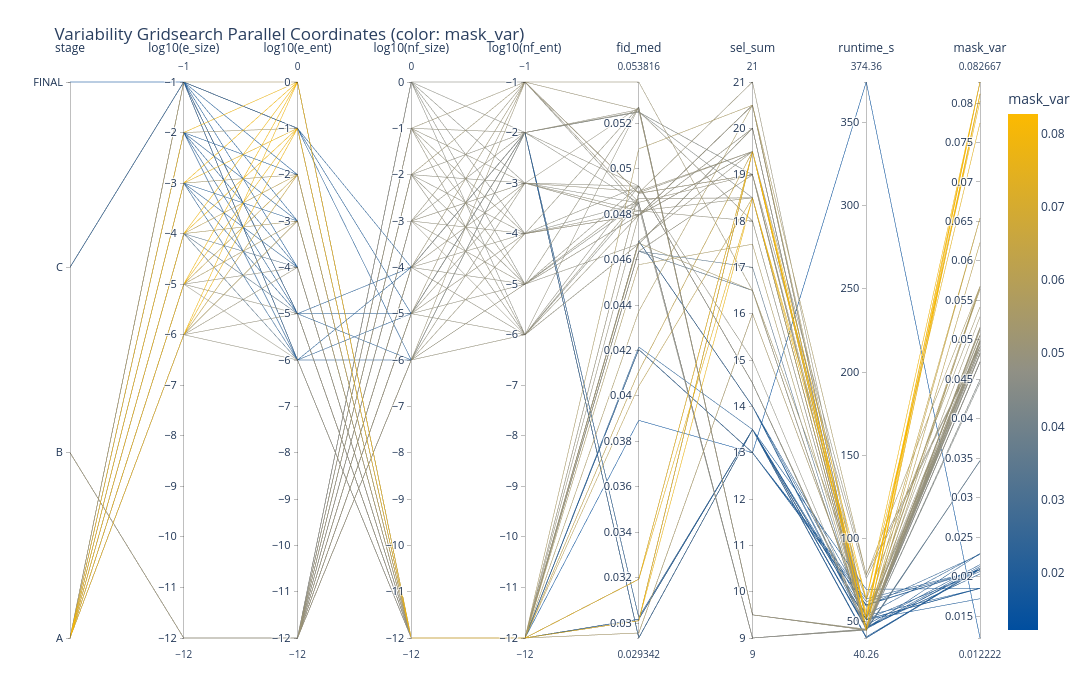

Notebook code for this chart:
### Markdown cell above
### Variability Gridsearch: Parallel Coordinates

Illustrative parallel-coordinates visualization of the variability staged gridsearch.
Color encodes `mask_var_median` (lower is better).

### Code cell
# VARIABILITY_PARALLEL_COORDS_V1
from pathlib import Path

import numpy as np
import pandas as pd
import plotly.graph_objects as go


def _resolve_results_dir():
    candidates = []
    if "PROJECT_ROOT" in globals() and globals()["PROJECT_ROOT"] is not None:
        candidates.append(Path(globals()["PROJECT_ROOT"]) / "results" / "experiments")

    cwd = Path.cwd()
    candidates.extend(
        [
            cwd / "results" / "experiments",
            cwd / "gnn4nmr" / "results" / "experiments",
            cwd.parent / "results" / "experiments",
            cwd.parent / "gnn4nmr" / "results" / "experiments",
        ]
    )

    for path in candidates:
        if path.exists():
            return path
    return candidates[0]


def _load_var_stage_df():
    if "var_stage_summary_df" in globals() and isinstance(var_stage_summary_df, pd.DataFrame) and not var_stage_summary_df.empty:
        return var_stage_summary_df.copy(), "var_stage_summary_df"

    results_dir = _resolve_results_dir()
    files = sorted(results_dir.glob("gnn_variability_stage_summary_*.csv"), key=lambda p: p.stat().st_mtime, reverse=True)
    if files:
        return pd.read_csv(files[0]), str(files[0])

    return pd.DataFrame(), ""


def _to_numeric(df, cols):
    out = df.copy()
    for col in cols:
        if col in out.columns:
            out[col] = pd.to_numeric(out[col], errors="coerce")
    return out


var_df, var_source = _load_var_stage_df()
if var_df.empty:
    raise RuntimeError("No variability stage summary found. Run variability gridsearch or export artifacts first.")

print(f"Using variability data source: {var_source}")

needed_numeric = [
    "edge_size",
    "edge_ent",
    "node_feat_size",
    "node_feat_ent",
    "fidelity_median",
    "mask_var_median",
    "selection_sum",
    "runtime_sec",
]
var_df = _to_numeric(var_df, needed_numeric)

if "selection_sum" not in var_df.columns and {"edges_selected_median", "feats_selected_median"}.issubset(var_df.columns):
    var_df["selection_sum"] = pd.to_numeric(var_df["edges_selected_median"], errors="coerce") + pd.to_numeric(var_df["feats_selected_median"], errors="coerce")

plot_df = var_df[var_df["stage"].isin(["A", "B", "C", "D", "FINAL"])].copy()
plot_df = plot_df[
    np.isfinite(plot_df["edge_size"])
    & np.isfinite(plot_df["edge_ent"])
    & np.isfinite(plot_df["node_feat_size"])
    & np.isfinite(plot_df["node_feat_ent"])
    & np.isfinite(plot_df["fidelity_median"])
    & np.isfinite(plot_df["mask_var_median"])
].copy()

if plot_df.empty:
    raise RuntimeError("Variability data has no finite rows for parallel coordinates plotting.")

for coeff_col in ["edge_size", "edge_ent", "node_feat_size", "node_feat_ent"]:
    plot_df[f"log10_{coeff_col}"] = np.log10(np.clip(plot_df[coeff_col].to_numpy(dtype=float), 1e-12, None))

stage_order = [s for s in ["A", "B", "C", "D", "FINAL"] if s in plot_df["stage"].astype(str).unique().tolist()]
stage_map = {stage: idx for idx, stage in enumerate(stage_order)}
plot_df["stage_code"] = plot_df["stage"].map(stage_map).astype(float)

color_vals = plot_df["mask_var_median"].to_numpy(dtype=float)
custom_scale = [(0.0, "#004e9f"), (0.5, "#909085"), (1.0, "#fcba00")]

fig = go.Figure(
    data=go.Parcoords(
        line=dict(
            color=color_vals,
            colorscale=custom_scale,
            cmin=float(np.nanmin(color_vals)),
            cmax=float(np.nanmax(color_vals)),
            showscale=True,
            colorbar=dict(title="mask_var"),
        ),
        labelfont=dict(size=12, color="#1f3555"),
        tickfont=dict(size=11, color="#1f3555"),
        dimensions=[
            dict(
                label="stage",
                values=plot_df["stage_code"],
                tickvals=list(stage_map.values()),
                ticktext=list(stage_map.keys()),
            ),
            dict(label="log10(e_size)", values=plot_df["log10_edge_size"]),
            dict(label="log10(e_ent)", values=plot_df["log10_edge_ent"]),
            dict(label="log10(nf_size)", values=plot_df["log10_node_feat_size"]),
            dict(label="log10(nf_ent)", values=plot_df["log10_node_feat_ent"]),
            dict(label="fid_med", values=plot_df["fidelity_median"]),
            dict(label="sel_sum", values=plot_df["selection_sum"]),
            dict(label="runtime_s", values=plot_df["runtime_sec"]),
            dict(label="mask_var", values=plot_df["mask_var_median"]),
        ],
    )
)

fig.update_layout(
    title="Variability Gridsearch Parallel Coordinates (color: mask_var)",
    width=1850,
    height=680,
    margin=dict(l=70, r=100, t=80, b=40),
)
fig.show()

### Figure 1 — Plotly figure (JSON) as saved in the notebook; plotly's stock layout.template omitted (floating-point values rounded to 4 significant figures)
{"data": [{"dimensions": [{"label": "stage", "ticktext": ["A", "B", "C", "FINAL"], "tickvals": [0, 1, 2, 3], "values": [0, 0, 0, 0, 0, 0, 0, 0, 0, 0, 0, 0, 0, 0, 0, 0, 0, 0, 0, 0, 0, 0, 0, 0, 0, 0, 0, 0, 0, 0, 0, 0, 0, 0, 0, 0, 0, 0, 0, 0, 0, 0, 1, 1, 1, 1, 1, 1, 1, 1, 1, 1, 1, 1, 1, 1, 1, 1, 1, 1, 1, 1, 1, 1, 1, 1, 1, 1, 1, 1, 1, 1, 1, 1, 1, 1, 1, 1, 1, 1, 1, 1, 1, 1, 2, 2, 2, 2, 2, 2, 2, 2, 2, 3]}, {"label": "log10(e_size)", "values": [-5, -6, -5, -6, -6, -3, -3, -3, -3, -3, -5, -5, -4, -4, -4, -4, -6, -2, -2, -2, -2, -2, -6, -5, -4, -6, -5, -4, -3, -1, -1, -1, -1, -1, -1, -6, -5, -4, -3, -2, -2, -1, -12, -12, -12, -12, -12, -12, -12, -12, -12, -12, -12, -12, -12, -12, -12, -12, -12, -12, -12, -12, -12, -12, -12, -12, -12, -12, -12, -12, -12, -12, -12, -12, -12, -12, -12, -12, -12, -12, -12, -12, -12, -12, -1, -1, -1, -1, -1, -1, -1, -1, -1, -1]}, {"label": "log10(e_ent)", "values": [-3, -4, -4, -5, -6, -6, -5, -4, -3, -2, -6, -5, -6, -5, -4, -3, -3, -2, -6, -5, -4, -3, -2, -2, -2, -1, -1, -1, -1, -6, -5, -4, -3, -2, -1, 0, 0, 0, 0, 0, -1, 0, -12, -12, -12, -12, -12, -12, -12, -12, -12, -12, -12, -12, -12, -12, -12, -12, -12, -12, -12, -12, -12, -12, -12, -12, -12, -12, -12, -12, -12, -12, -12, -12, -12, -12, -12, -12, -12, -12, -12, -12, -12, -12, -1, -1, -1, -6, -6, -6, -5, -5, -5, -1]}, {"label": "log10(nf_size)", "values": [-12, -12, -12, -12, -12, -12, -12, -12, -12, -12, -12, -12, -12, -12, -12, -12, -12, -12, -12, -12, -12, -12, -12, -12, -12, -12, -12, -12, -12, -12, -12, -12, -12, -12, -12, -12, -12, -12, -12, -12, -12, -12, -2, -1, -1, -1, -1, -1, -1, -3, -6, -5, -4, -2, -2, -2, -2, -2, -4, -6, -5, -4, -3, -3, -3, 0, 0, 0, 0, 0, 0, -3, -3, -6, -6, -6, -6, -5, -5, -5, -4, -5, -4, -4, -6, -5, -4, -6, -5, -4, -6, -5, -4, -12]}, {"label": "log10(nf_ent)", "values": [-12, -12, -12, -12, -12, -12, -12, -12, -12, -12, -12, -12, -12, -12, -12, -12, -12, -12, -12, -12, -12, -12, -12, -12, -12, -12, -12, -12, -12, -12, -12, -12, -12, -12, -12, -12, -12, -12, -12, -12, -12, -12, -1, -6, -5, -4, -3, -2, -1, -2, -2, -2, -2, -2, -6, -5, -4, -3, -3, -1, -1, -1, -6, -5, -1, -6, -5, -4, -3, -2, -1, -3, -4, -6, -5, -4, -3, -5, -4, -3, -4, -6, -6, -5, -2, -2, -2, -2, -2, -2, -2, -2, -2, -12]}, {"label": "fid_med", "values": [0.05087, 0.04894, 0.04894, 0.04796, 0.04681, 0.04681, 0.04681, 0.04681, 0.04681, 0.04672, 0.04637, 0.04637, 0.04637, 0.04637, 0.04637, 0.04578, 0.04372, 0.04215, 0.04204, 0.04204, 0.04204, 0.04204, 0.04108, 0.04108, 0.04043, 0.03193, 0.03193, 0.03193, 0.03193, 0.03017, 0.03017, 0.03017, 0.03017, 0.03017, 0.03017, 0.0301, 0.0301, 0.0301, 0.0301, 0.0301, 0.02956, 0.02956, 0.05382, 0.0527, 0.0527, 0.0527, 0.0527, 0.0526, 0.05259, 0.05253, 0.05249, 0.05249, 0.05249, 0.04924, 0.04923, 0.04923, 0.04923, 0.04923, 0.04901, 0.04892, 0.04892, 0.04892, 0.04869, 0.04869, 0.04852, 0.04849, 0.04849, 0.04849, 0.04849, 0.04849, 0.04832, 0.04815, 0.04815, 0.04796, 0.04796, 0.04796, 0.04796, 0.04796, 0.04796, 0.04796, 0.04796, 0.04669, 0.04669, 0.04669, 0.03025, 0.03025, 0.03025, 0.02934, 0.02934, 0.02934, 0.02934, 0.02934, 0.02934, 0.03892]}, {"label": "sel_sum", "values": [20.5, 21, 19.5, 19.5, 19.5, 14, 14, 14, 14, 16.5, 19, 19, 16.5, 16.5, 17, 17.5, 20.5, 13.5, 13, 13, 13, 13, 19.5, 19.5, 18.5, 19.5, 19.5, 19.5, 18.5, 13.5, 13.5, 13.5, 13.5, 13.5, 13.5, 19.5, 19.5, 19.5, 19.5, 18.5, 16, 16, 16.5, 9.5, 9.5, 9.5, 9.5, 9.5, 9.5, 18, 19, 19, 18.5, 15, 14.5, 14.5, 14.5, 14.5, 19.5, 19, 19, 19, 18.5, 18.5, 19, 9, 9, 9, 9, 9, 9, 18, 18.5, 20.5, 20.5, 20.5, 19.5, 20, 20.5, 19.5, 20, 20, 20, 20, 13.5, 13.5, 13.5, 13.5, 13.5, 13.5, 13.5, 13.5, 13.5, 13]}, {"label": "runtime_s", "values": [78.15, 51.91, 78.49, 51.85, 51.52, 46.2, 54.02, 59.3, 48.11, 63.31, 51.49, 76.06, 45.59, 45.29, 44.75, 44.62, 51.82, 51.43, 63.81, 59.99, 60.26, 62.15, 52.14, 46.71, 44.82, 51.51, 45.17, 44.8, 63.3, 53.67, 69.53, 51.3, 51.4, 51.39, 51.24, 51.35, 45.29, 52.92, 63.6, 55.46, 51.72, 51.47, 45.49, 45.56, 45.07, 44.99, 45.01, 45.05, 45.16, 45.22, 44.83, 44.98, 45.08, 45.04, 44.94, 46.82, 46.55, 45.1, 45.16, 44.72, 44.86, 45.19, 45.04, 45.16, 45.1, 45.01, 45.33, 45.66, 45.65, 45.13, 45.06, 45.41, 45.14, 45.25, 45.06, 45.19, 45.45, 44.74, 45.22, 44.95, 45.56, 44.73, 45.32, 45.59, 46.34, 46.58, 46.53, 40.96, 46.17, 45.73, 40.35, 40.26, 40.41, 374.4]}, {"label": "mask_var", "values": [0.05676, 0.05063, 0.04914, 0.04973, 0.04914, 0.02292, 0.02291, 0.02281, 0.02152, 0.05417, 0.04914, 0.04914, 0.03467, 0.03467, 0.03471, 0.05673, 0.05677, 0.02065, 0.02086, 0.02086, 0.02086, 0.02084, 0.06542, 0.06542, 0.06229, 0.08117, 0.08116, 0.08107, 0.07748, 0.01851, 0.01851, 0.01851, 0.01851, 0.01854, 0.01719, 0.08266, 0.08266, 0.08266, 0.08267, 0.08025, 0.05293, 0.0564, 0.0516, 0.04914, 0.04914, 0.04914, 0.04914, 0.04913, 0.05119, 0.0488, 0.04495, 0.04493, 0.04458, 0.04813, 0.04826, 0.04827, 0.04828, 0.04833, 0.04981, 0.05145, 0.05145, 0.05143, 0.04913, 0.04913, 0.04971, 0.04715, 0.04715, 0.04715, 0.04715, 0.04717, 0.04725, 0.04913, 0.04913, 0.05001, 0.04953, 0.0505, 0.04913, 0.04914, 0.04984, 0.04913, 0.04914, 0.04914, 0.04874, 0.04874, 0.02034, 0.02034, 0.02129, 0.02092, 0.02092, 0.0211, 0.02092, 0.02092, 0.0211, 0.01222]}], "labelfont": {"color": "#1f3555", "size": 12}, "line": {"cmax": 0.08267, "cmin": 0.01222, "color": [0.05676, 0.05063, 0.04914, 0.04973, 0.04914, 0.02292, 0.02291, 0.02281, 0.02152, 0.05417, 0.04914, 0.04914, 0.03467, 0.03467, 0.03471, 0.05673, 0.05677, 0.02065, 0.02086, 0.02086, 0.02086, 0.02084, 0.06542, 0.06542, 0.06229, 0.08117, 0.08116, 0.08107, 0.07748, 0.01851, 0.01851, 0.01851, 0.01851, 0.01854, 0.01719, 0.08266, 0.08266, 0.08266, 0.08267, 0.08025, 0.05293, 0.0564, 0.0516, 0.04914, 0.04914, 0.04914, 0.04914, 0.04913, 0.05119, 0.0488, 0.04495, 0.04493, 0.04458, 0.04813, 0.04826, 0.04827, 0.04828, 0.04833, 0.04981, 0.05145, 0.05145, 0.05143, 0.04913, 0.04913, 0.04971, 0.04715, 0.04715, 0.04715, 0.04715, 0.04717, 0.04725, 0.04913, 0.04913, 0.05001, 0.04953, 0.0505, 0.04913, 0.04914, 0.04984, 0.04913, 0.04914, 0.04914, 0.04874, 0.04874, 0.02034, 0.02034, 0.02129, 0.02092, 0.02092, 0.0211, 0.02092, 0.02092, 0.0211, 0.01222], "colorbar": {"title": {"text": "mask_var"}}, "colorscale": [[0, "#004e9f"], [0.5, "#909085"], [1, "#fcba00"]], "showscale": true}, "tickfont": {"color": "#1f3555", "size": 11}, "type": "parcoords"}], "layout": {"height": 680, "margin": {"b": 40, "l": 70, "r": 100, "t": 80}, "title": {"text": "Variability Gridsearch Parallel Coordinates (color: mask_var)"}, "width": 1850}}
